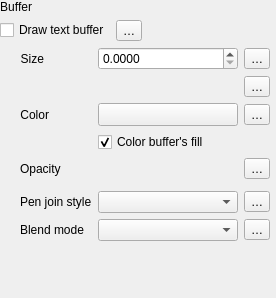
                    <widget class="QWidget" name="scrollAreaWidgetContents_3">
                     <property name="geometry">
                      <rect>
                       <x>0</x>
                       <y>0</y>
                       <width>276</width>
                       <height>298</height>
                      </rect>
                     </property>
                     <layout class="QVBoxLayout" name="verticalLayout_12">
                      <property name="leftMargin">
                       <number>0</number>
                      </property>
                      <property name="topMargin">
                       <number>0</number>
                      </property>
                      <property name="rightMargin">
                       <number>6</number>
                      </property>
                      <property name="bottomMargin">
                       <number>0</number>
                      </property>
                      <item>
                       <layout class="QGridLayout" name="gridLayout_36">
                        <item row="1" column="1">
                         <widget class="QgsPropertyOverrideButton" name="mBufferDrawDDBtn">
                          <property name="text">
                           <string>…</string>
                          </property>
                         </widget>
                        </item>
                        <item row="1" column="0">
                         <widget class="QCheckBox" name="mBufferDrawChkBx">
                          <property name="sizePolicy">
                           <sizepolicy hsizetype="Maximum" vsizetype="Fixed">
                            <horstretch>0</horstretch>
                            <verstretch>0</verstretch>
                           </sizepolicy>
                          </property>
                          <property name="text">
                           <string>Draw text buffer</string>
                          </property>
                         </widget>
                        </item>
                        <item row="1" column="2">
                         <spacer name="horizontalSpacer_13">
                          <property name="orientation">
                           <enum>Qt::Orientation::Horizontal</enum>
                          </property>
                          <property name="sizeHint" stdset="0">
                           <size>
                            <width>0</width>
                            <height>20</height>
                           </size>
                          </property>
                         </spacer>
                        </item>
                        <item row="2" column="0" colspan="3">
                         <widget class="QFrame" name="mBufferFrame">
                          <layout class="QGridLayout" name="gridLayout_12">
                           <property name="leftMargin">
                            <number>20</number>
                           </property>
                           <property name="topMargin">
                            <number>0</number>
                           </property>
                           <property name="rightMargin">
                            <number>0</number>
                           </property>
                           <property name="bottomMargin">
                            <number>0</number>
                           </property>
                           <item row="2" column="2">
                            <widget class="QgsPropertyOverrideButton" name="mBufferColorDDBtn">
                             <property name="text">
                              <string>…</string>
                             </property>
                            </widget>
                           </item>
                           <item row="7" column="2">
                            <widget class="QgsPropertyOverrideButton" name="mBufferBlendModeDDBtn">
                             <property name="text">
                              <string>…</string>
                             </property>
                            </widget>
                           </item>
                           <item row="0" column="2">
                            <widget class="QgsPropertyOverrideButton" name="mBufferSizeDDBtn">
                             <property name="text">
                              <string>…</string>
                             </property>
                            </widget>
                           </item>
                           <item row="5" column="1">
                            <widget class="QFrame" name="frame_5">
                             <property name="sizePolicy">
                              <sizepolicy hsizetype="Preferred" vsizetype="Maximum">
                               <horstretch>0</horstretch>
                               <verstretch>0</verstretch>
                              </sizepolicy>
                             </property>
                             <layout class="QHBoxLayout" name="horizontalLayout_10">
                              <property name="leftMargin">
                               <number>0</number>
                              </property>
                              <property name="topMargin">
                               <number>0</number>
                              </property>
                              <property name="rightMargin">
                               <number>0</number>
                              </property>
                              <property name="bottomMargin">
                               <number>0</number>
                              </property>
                             </layout>
                            </widget>
                           </item>
                           <item row="7" column="0">
                            <widget class="QLabel" name="labelBufferBlend">
                             <property name="text">
                              <string>Blend mode</string>
                             </property>
                            </widget>
                           </item>
                           <item row="2" column="1">
                            <widget class="QgsColorButton" name="btnBufferColor">
                             <property name="sizePolicy">
                              <sizepolicy hsizetype="Expanding" vsizetype="Fixed">
                               <horstretch>0</horstretch>
                               <verstretch>0</verstretch>
                              </sizepolicy>
                             </property>
                             <property name="maximumSize">
                              <size>
                               <width>16777215</width>
                               <height>16777215</height>
                              </size>
                             </property>
                             <property name="text">
                              <string/>
                             </property>
                            </widget>
                           </item>
                           <item row="6" column="0">
                            <widget class="QLabel" name="label_5">
                             <property name="text">
                              <string>Pen join style</string>
                             </property>
                            </widget>
                           </item>
                           <item row="8" column="0" colspan="3">
                            <widget class="QgsEffectStackCompactWidget" name="mBufferEffectWidget" native="true"/>
                           </item>
                           <item row="7" column="1">
                            <widget class="QgsBlendModeComboBox" name="comboBufferBlendMode"/>
                           </item>
                           <item row="3" column="1">
                            <widget class="QCheckBox" name="mBufferTranspFillChbx">
                             <property name="text">
                              <string>Color buffer's fill</string>
                             </property>
                             <property name="checked">
                              <bool>true</bool>
                             </property>
                            </widget>
                           </item>
                           <item row="0" column="0">
                            <widget class="QLabel" name="label_31">
                             <property name="sizePolicy">
                              <sizepolicy hsizetype="Maximum" vsizetype="Preferred">
                               <horstretch>0</horstretch>
                               <verstretch>0</verstretch>
                              </sizepolicy>
                             </property>
                             <property name="text">
                              <string>Size</string>
                             </property>
                             <property name="alignment">
                              <set>Qt::AlignmentFlag::AlignRight|Qt::AlignmentFlag::AlignTrailing|Qt::AlignmentFlag::AlignVCenter</set>
                             </property>
                            </widget>
                           </item>
                           <item row="1" column="1">
                            <widget class="QgsUnitSelectionWidget" name="mBufferUnitWidget" native="true">
                             <property name="focusPolicy">
                              <enum>Qt::FocusPolicy::StrongFocus</enum>
                             </property>
                            </widget>
                           </item>
                           <item row="6" column="2">
                            <widget class="QgsPropertyOverrideButton" name="mBufferJoinStyleDDBtn">
                             <property name="text">
                              <string>…</string>
                             </property>
                            </widget>
                           </item>
                           <item row="6" column="1">
                            <widget class="QgsPenJoinStyleComboBox" name="mBufferJoinStyleComboBox">
                             <property name="sizePolicy">
                              <sizepolicy hsizetype="Expanding" vsizetype="Fixed">
                               <horstretch>0</horstretch>
                               <verstretch>0</verstretch>
                              </sizepolicy>
                             </property>
                            </widget>
                           </item>
                           <item row="1" column="2">
                            <widget class="QgsPropertyOverrideButton" name="mBufferUnitsDDBtn">
                             <property name="text">
                              <string>…</string>
                             </property>
                            </widget>
                           </item>
                           <item row="2" column="0">
                            <widget class="QLabel" name="label_32">
                             <property name="sizePolicy">
                              <sizepolicy hsizetype="Maximum" vsizetype="Preferred">
                               <horstretch>0</horstretch>
                               <verstretch>0</verstretch>
                              </sizepolicy>
                             </property>
                             <property name="text">
                              <string>Color</string>
                             </property>
                             <property name="alignment">
                              <set>Qt::AlignmentFlag::AlignRight|Qt::AlignmentFlag::AlignTrailing|Qt::AlignmentFlag::AlignVCenter</set>
                             </property>
                            </widget>
                           </item>
                           <item row="0" column="1">
                            <widget class="QgsDoubleSpinBox" name="spinBufferSize">
                             <property name="sizePolicy">
                              <sizepolicy hsizetype="Expanding" vsizetype="Fixed">
                               <horstretch>0</horstretch>
                               <verstretch>0</verstretch>
                              </sizepolicy>
                             </property>
                             <property name="minimumSize">
                              <size>
                               <width>0</width>
                               <height>0</height>
                              </size>
                             </property>
                             <property name="suffix">
                              <string/>
                             </property>
                             <property name="decimals">
                              <number>4</number>
                             </property>
                             <property name="maximum">
                              <double>999999999.000000000000000</double>
                             </property>
                             <property name="singleStep">
                              <double>0.100000000000000</double>
                             </property>
                             <property name="showClearButton" stdset="0">
                              <bool>false</bool>
                             </property>
                            </widget>
                           </item>
                           <item row="4" column="1">
                            <widget class="QgsOpacityWidget" name="mBufferOpacityWidget" native="true">
                             <property name="focusPolicy">
                              <enum>Qt::FocusPolicy::StrongFocus</enum>
                             </property>
                            </widget>
                           </item>
                           <item row="4" column="2">
                            <widget class="QgsPropertyOverrideButton" name="mBufferOpacityDDBtn">
                             <property name="text">
                              <string>…</string>
                             </property>
                            </widget>
                           </item>
                           <item row="4" column="0">
                            <widget class="QLabel" name="mBufferTranspLabel_2">
                             <property name="enabled">
                              <bool>true</bool>
                             </property>
                             <property name="text">
                              <string>Opacity</string>
                             </property>
                            </widget>
                           </item>
                          </layout>
                         </widget>
                        </item>
                        <item row="0" column="0" colspan="2">
                         <widget class="QLabel" name="label_37">
                          <property name="sizePolicy">
                           <sizepolicy hsizetype="Maximum" vsizetype="Preferred">
                            <horstretch>0</horstretch>
                            <verstretch>0</verstretch>
                           </sizepolicy>
                          </property>
                          <property name="text">
                           <string>Buffer</string>
                          </property>
                          <property name="alignment">
                           <set>Qt::AlignmentFlag::AlignRight|Qt::AlignmentFlag::AlignTrailing|Qt::AlignmentFlag::AlignVCenter</set>
                          </property>
                         </widget>
                        </item>
                       </layout>
                      </item>
                      <item>
                       <spacer name="verticalSpacer">
                        <property name="orientation">
                         <enum>Qt::Orientation::Vertical</enum>
                        </property>
                        <property name="sizeHint" stdset="0">
                         <size>
                          <width>20</width>
                          <height>0</height>
                         </size>
                        </property>
                       </spacer>
                      </item>
                     </layout>
                    </widget>
